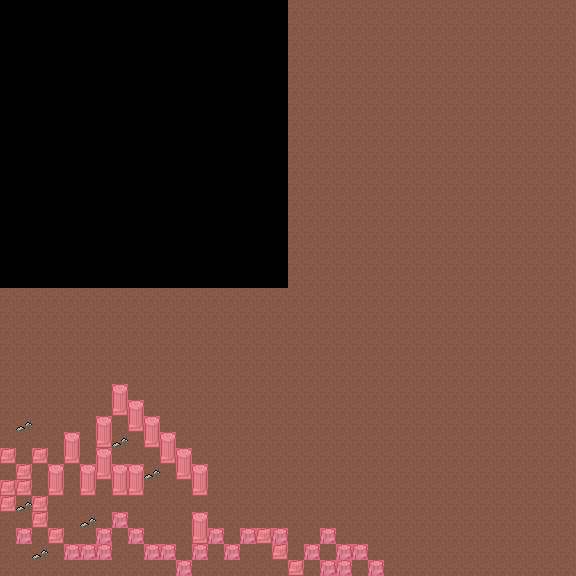

Rendered tile map (Tiled .tmx) drawn with the repository's tilesets; below, a short description and the map source with its tile grids summarised:
An orthogonal 36x36 tile map with 16x16 px tiles, 3 tile layers (background, optional, meta), 2 tilesets and 5 objects (3, 1, 2, 4, 5).

<map version="1.0" orientation="orthogonal" renderorder="right-down" width="36" height="36" tilewidth="16" tileheight="16" nextobjectid="7">
 <properties>
  <property name="map_id" value="1" />
 </properties>
 <tileset firstgid="1" name="map" tilewidth="16" tileheight="16">
  <image source="map.png" width="48" height="80" />
 </tileset>
 <tileset firstgid="16" name="meta" tilewidth="16" tileheight="16">
  <image source="meta.png" width="48" height="16" />
 </tileset>
 <layer name="background" width="36" height="36">
  <data>[1296 cells, 972 non-empty, 1 distinct tile ids]</data>
 </layer>
 <layer name="optional" width="36" height="36">
  <data>[1296 cells, 68 non-empty, 5 distinct tile ids]</data>
 </layer>
 <layer name="meta" width="36" height="36">
  <data>[1296 cells, 62 non-empty, 1 distinct tile ids]</data>
 </layer>
 <objectgroup name="Event">
  <object id="1" name="start" type="3" gid="13" x="64" y="496" />
  <object id="2" name="movable_rock" type="1" gid="13" x="176" y="512" />
  <object id="3" name="message" type="2" gid="13" x="208" y="496">
   <properties>
    <property name="decide_trigger" value="true" />
    <property name="msg_data" value="[&quot;スクラップオキバ&quot;]" />
   </properties>
  </object>
  <object id="4" name="tree" type="4" gid="10" x="112" y="512" />
  <object id="5" name="01_02" type="5" gid="13" x="176" y="560">
   <properties>
    <property name="story_id" value="01_02" />
   </properties>
  </object>
 </objectgroup>
</map>